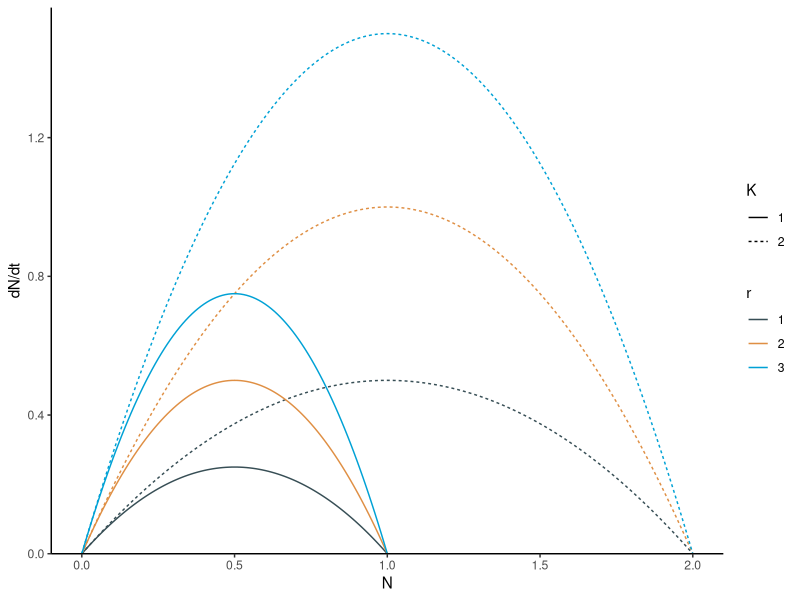
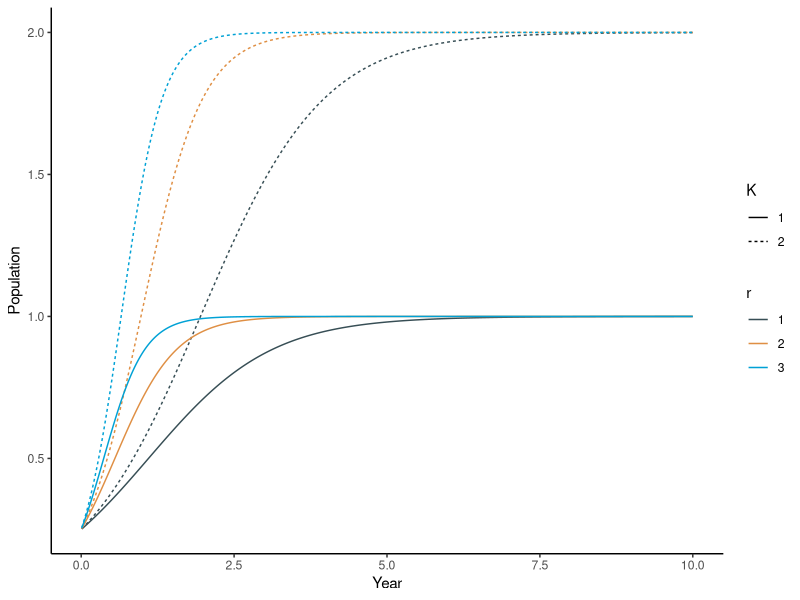
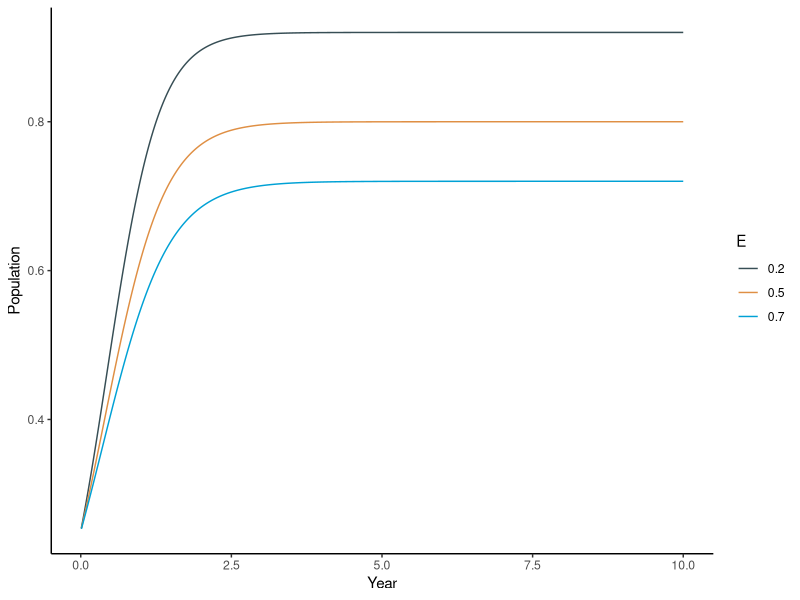
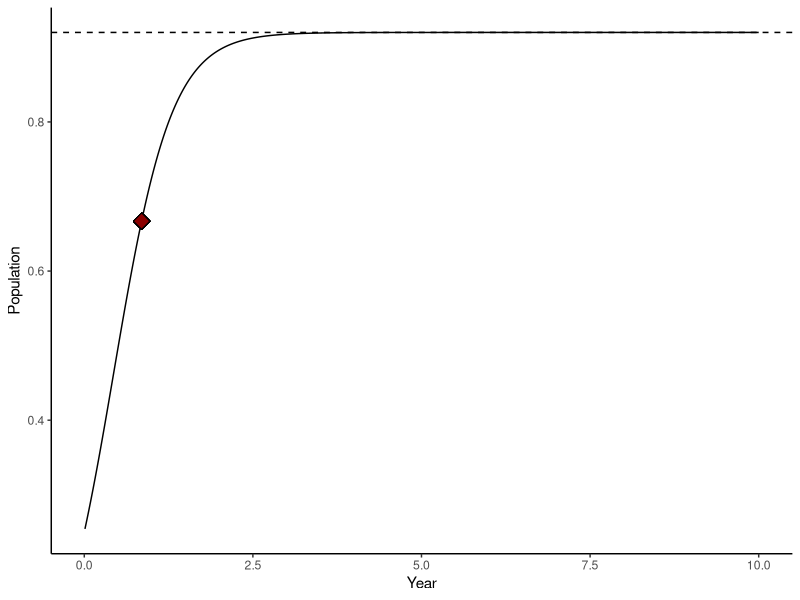
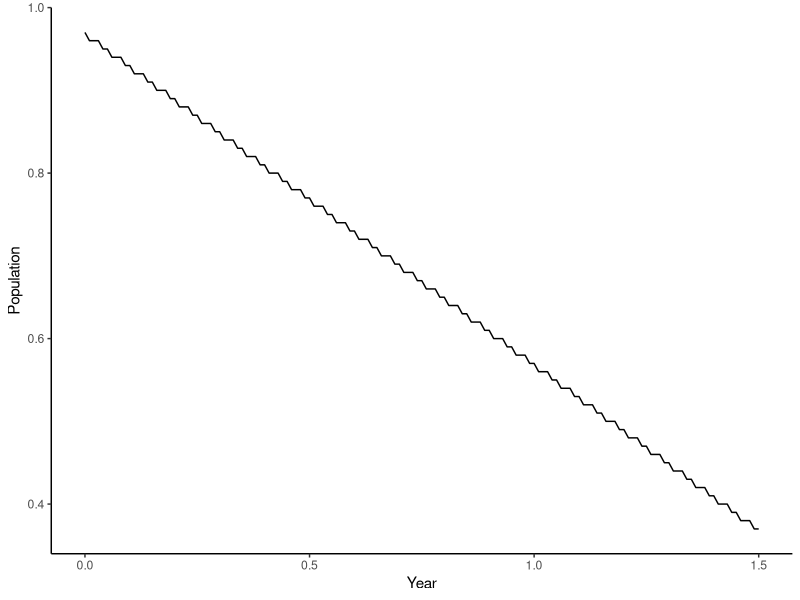

Recreate these plots in R, in order.
## ---- chunk 1
knitr::opts_chunk$set(echo = TRUE)
library(bookdown)
## ---- chunk 2
#import packages
library(tidyverse) #for data wrangling
library(here) #for filepath management
library(ggsci) #for colors
library(scales) #for log axis breaks

#custom graphing theme
#including geoms to reduce repetition
theme <- list(
  theme_classic(),
  scale_color_jama(),
  scale_fill_jama(),
  theme(legend.position="right"),
  labs(x="Year",y="Population")
)

logtheme <- list(
    scale_y_log10(labels = trans_format(log10, math_format(10^.x))),
    annotation_logticks(sides="l")
)

## ---- chunk 3
#function with some default parameters
BM_1 <- function(N=0.25, r=2.5, K=1, E=0.5){
  
  #calculate dN_dt
  dN_dt <- r * N * (1-(N/K))-(E*N)
  
  return(dN_dt)
  
}

## ---- chunk 4
#empty list to store results
result.list <- list()

#nested for loops
#range of r values
for (r in c(1,2,3)){
  
  #range of K values
  for (K in c(1,2)){
    
    for (N in seq(0,2,0.01)){
      
      
      #calculate dN/dt
      dN_dt <- BM_1(N=N, r=r, K=K, E=0)
      
      #dataframe to store results
      df <- data.frame(dN_dt=dN_dt, N=N, r=as.character(r), K=as.character(K))
      
      #store results 
      result.list <- append(result.list, list(df)) 
      
    } #N
  } #k
} #r

#compile results
result.df <- bind_rows(result.list) %>%
  filter(dN_dt>=0)

#plot
ggplot(result.df, aes(N, dN_dt, color=r, linetype=K))+
  theme+
  geom_line()+
  scale_y_continuous(expand=expansion(mult=c(0,0.05)))+
  labs(x="N", y="dN/dt")

## ---- chunk 5
#empty list to store results
result.list <- list()
#duration of iteration
dt <- 0.01

#nested for loops
#range of r values
for (r in c(1,2,3)){
  
  #range of K values
  for (K in c(1,2)){
    
    #reset N0
    N <- 0.25
    
    #iterate over 10 years (if dt is in units of years)
    for (t in c(1:(10/dt))){
      
      #calculate N
      N <- N + dt*BM_1(N=N, r=r, K=K, E=0)
      
      #dataframe to store results
      df <- data.frame(t=t*dt, N=N, r=as.character(r), K=as.character(K))
      
      #store results 
      result.list <- append(result.list, list(df)) 
       
    } #time
  } #k
} #r

#compile results
result.df <- bind_rows(result.list)

#plot
ggplot(result.df, aes(t, N, color=r, linetype=K))+
  theme+
  geom_line()

## ---- chunk 6
#make a function with some default parameters
BM_2 <- function(N0=0.25, r=2.5, K=1, E=0.5, dt=0.01, duration=10){
  
  #empty list to store results
  result.list <- list()
  
  #set initial population
  N <- N0
  
  #iterate
  for (t in c(1:(duration/dt))){
      
      #calculate N
      N <- N + dt*BM_1(N=N, r=r, K=K, E=E)
      
      #dataframe to store results
      df <- data.frame(t=t*dt, N=N)
      
      #store results 
      result.list <- append(result.list, list(df)) 
       
  }
  
  #compile
  result.df <- bind_rows(result.list)
  
  return(result.df)
}


result.list <- list()

for (E in c(0.2, 0.5, 0.7)){
  
  df <- BM_2(E=E) %>%
    mutate(E=as.character(E))
  
  result.list <- append(result.list, list(df)) 
  
}

result.df <- bind_rows(result.list)

#plot
ggplot(result.df, aes(t, N, color=E))+
  theme+
  geom_line()

## ---- chunk 7
#function to fine equilibrium population level
equil <- function(K=1,E=0.5,r=2.5){
  K * (1 - (E/r))
}

#function for single perturbation
crt <- function(dN=0.2, r=2.5, K=1, E=0.2, index=FALSE){
  
  N_equil <- equil(K,E,r)
  N0 <- N_equil - dN
  v_N <- BM_2(N0=N0, r=r, K=K, E=E)
  return_index <- min(which(abs(v_N - N_equil) < dN / exp(1)))
  return_time <- v_N[return_index,"t"]
  
  #I want to be able to decide whether I get the index or time step
  #if dt = 0.01, then time step = 1000 * index
  if (index){
     return(return_index) 
  } else {
    return(return_time) 
  }
}

#plot of population over time
plot.df <- BM_2(E=0.2)

#find return time
#this is why we need index... because time step is decimal
point <- c(crt(E=0.2),plot.df[crt(E=0.2, index=TRUE),"N"])

#make the plot
ggplot(plot.df, aes(t, N))+
  theme+
  geom_line()+
  geom_point(x=point[1], y=point[2], shape=23, size=4, fill="darkred")+
  geom_hline(yintercept=equil(1,0.2,2.5), linetype="dashed")

## ---- chunk 8

rt.v <- vector()
E.v <- vector()

for (E in seq(0,1.5,0.01)){
  
  rt <- crt(dN=0.1, E=E)
  
  rt.v <- c(rt.v,rt)
  E.v <- c(E.v, E)
}

result.df <- data.frame(rt=rt.v, E=E.v)

ggplot(result.df, aes(E,rt))+
  theme+
  geom_line()
